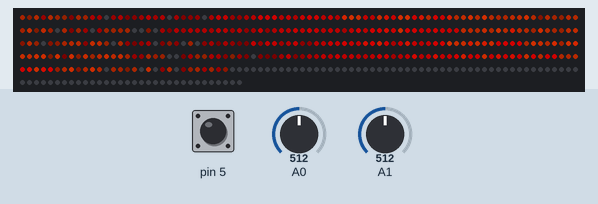
This sketch was run on a simulated Arduino Uno, built with avr-gcc and run on an emulated ATmega328P. On the bench: 432 RGB LEDs in strip order, left to right, continuing on the next row. Inputs (shaded band) come from the test bench; at power-on: A0 = 512, pin 5 HIGH, A1 = 512. Dim RGB values are drawn brighter than linear; random numbers use the default seed unless the sketch sets one.

Above: at 1.1 s.
1.4 s: A0 set to 716
3.0 s: pin 5 pulled LOW for 0.15 s
At 3.3 s:
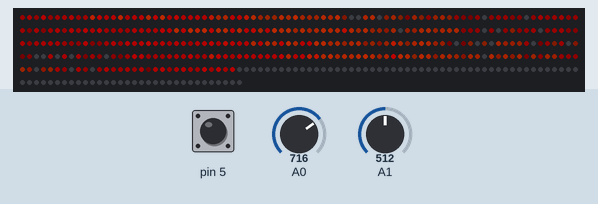
3.7 s: A1 set to 716
5.2 s: A0 set to 900
At 6.75 s:
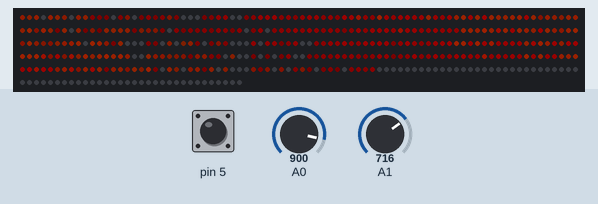
6.8 s: A1 set to 900
At 7.69 s:
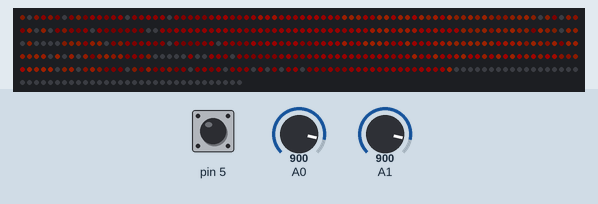
8.4 s: A1 set to 1010
At 8.63 s:
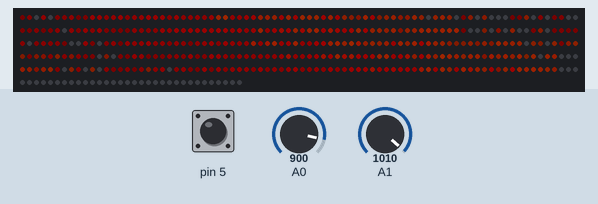
Timing chart, 0 to 10.9 s (numbered marks = the images above; inputs shaded):
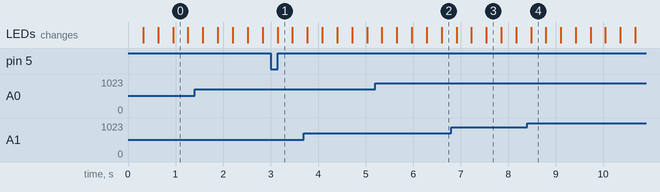

The sketch:

VULCANO_1-CRATERE.ino
```cpp
#define FASTLED_ALLOW_INTERRUPTS 0
#include <FastLED.h>

#define DATA_PIN 9
#define NUM_LEDS    144*3

CRGB leds[NUM_LEDS];

uint8_t colorIndex[NUM_LEDS];

DEFINE_GRADIENT_PALETTE(heatmap_gp) {
    0,  255,  100,    0,  //orange
  100,    0,    0,    0,  //black
  255,  255,    0,    0,  //red
};

CRGBPalette16 myPal = heatmap_gp;

void setup() {
  pinMode(9,OUTPUT);
  digitalWrite(9,LOW);

  LEDS.addLeds<WS2812B, DATA_PIN, GRB>(leds, NUM_LEDS);

  LEDS.clear();
  LEDS.show();

  pinMode(5,INPUT_PULLUP);

  delay(100);

  LEDS.setTemperature(Candle);

  for (int i=0; i<NUM_LEDS; i++) {
    //colorIndex[i] = random8();
    colorIndex[i] = (int)random8()*0.4+(int)(i*3);
  }

  LEDS.clear();
  LEDS.show();

}

int CIRC_LEDS = 144*2.5-10;
int COLATA_LEDS = NUM_LEDS - CIRC_LEDS;

bool state = true;
unsigned long tt = 0;
unsigned long attesa = 0;
int an0 = 0;
uint8_t blev = 0;

unsigned long ttc = 0;

int colata = 0;

bool flag_start = false;

void loop() {

  //PULSANTE
  if (!digitalRead(5)) {
    flag_start = true;
  }

  //POT 1
  an0 = analogRead(0);
  if (an0 > 1000) {
    blev = 0;
  }
  else if (an0 < 15) {
    blev = 255;
  }
  else if ((an0 > 10) && (an0 < 1010)) {
    blev = map(analogRead(0),1023,0,0,255);
  }

  LEDS.setBrightness( blev );

  //POT 2
  attesa = (unsigned long)map( analogRead(1),1024,0,0,5000 );

  for (uint16_t i=0; i<NUM_LEDS; i++) {
    leds[i] = ColorFromPalette(myPal, colorIndex[i]);
  }

  if ((micros() - tt) > 5000) {
    tt = micros();

    for (uint16_t i=0; i<NUM_LEDS; i++) {
      colorIndex[i]++;
    }

  }

  if ((colata < COLATA_LEDS)) {

    if (((millis() - ttc) > attesa/10) && flag_start) {
      ttc = millis();
      colata++;
    }

    for (uint16_t i=colata+CIRC_LEDS; i<NUM_LEDS; i++) {
      leds[i].red = 0;
      leds[i].green = 0;
      leds[i].blue = 0;
    }

  }


  LEDS.show();

}
```
